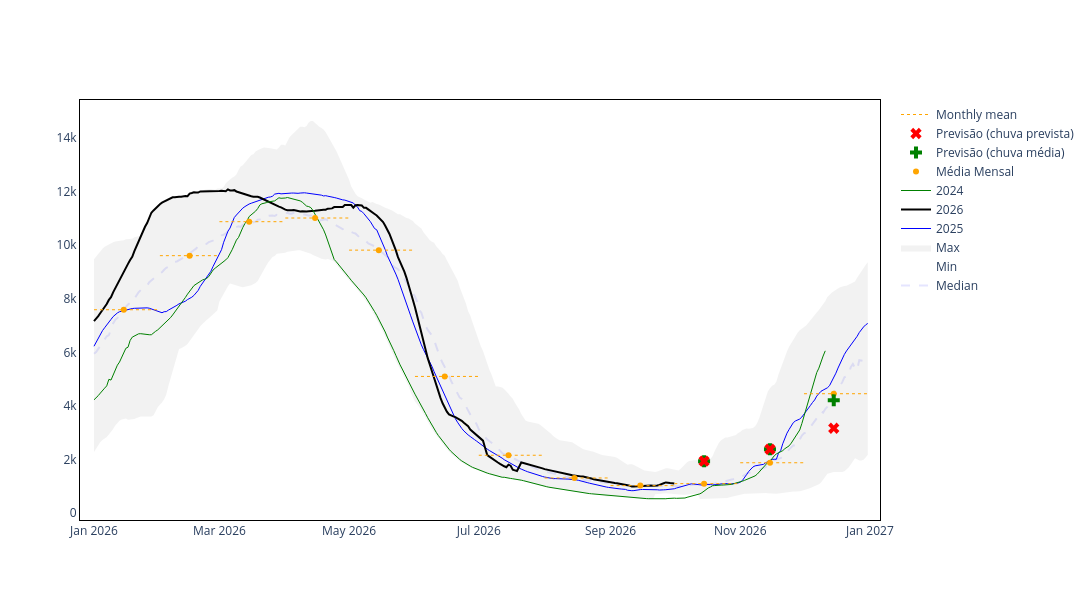

Notebook code cell kept with this figure:
### Code cell
import plotly.graph_objects as go

fig = go.Figure()
fig.add_scatter(x=stats.index, y=stats["median"], mode="lines", name="Median", opacity=0.1, line={"color": "blue", "dash": "dash"})
fig.add_scatter(x=stats.index, y=stats["min"], mode="lines", name="Min", opacity=0.1, line={"color": "grey", "width": 0})
fig.add_scatter(x=stats.index, y=stats["max"], mode="lines", name="Max", opacity=0.01, line={"color": "grey", "width": 0}, fill="tonexty", fillcolor="rgba(128, 128, 128, 0.10)")
fig.add_scatter(x=stats.index, y=s2025["val"], mode="lines", name="2025", line={"color": "blue", "width": 1})
fig.add_scatter(x=stats.index, y=s2026["val"], mode="lines", name="2026", line={"color": "black"})
fig.add_scatter(x=stats.index, y=s2024["val"], mode="lines", name="2024", line={"color": "green", "width": 1})

monthly_mean = qd.groupby(qd.index.month)["val"].median()
monthly_mean = pd.Series(monthly_mean.values, index=pd.date_range("2026-01-01", freq="MS", periods=12))
monthly_mean.index = monthly_mean.index + pd.DateOffset(days=14)

fig.add_scatter(
    x=monthly_mean.index,
    y=monthly_mean.values,
    mode="markers",
    name="Média Mensal",
    marker={"color": "orange", "size": 6, "symbol": "circle"},
)

fig.add_scatter(
    x=fcst_avg_prec.loc["2026-10": "2026-12"].index,
    y=fcst_avg_prec.loc["2026-10": "2026-12"].values,
    mode="markers",
    name="Previsão (chuva média)",
    marker={"color": "green", "size": 10, "symbol": "cross"},
)

fig.add_scatter(
    x=fcst_fcst_prec.loc["2026-10": "2026-12"].index,
    y=fcst_fcst_prec.loc["2026-10": "2026-12"].values,
    mode="markers",
    name="Previsão (chuva prevista)",
    marker={"color": "red", "size": 10, "symbol": "x"},
)

fig.add_scatter(
    x=monthly_line_x,
    y=monthly_line_y,
    mode="lines",
    name="Monthly mean",
    line={"color": "orange", "width": 1, "dash": "dot"},
)

# ...existing code...
fig.update_layout(
    width=1200,
    height=600,
    plot_bgcolor="white",
    paper_bgcolor="white",
    xaxis={"showline": True, "linecolor": "black", "mirror": True},
    yaxis={"showline": True, "linecolor": "black", "mirror": True, "type": "linear"},
)
fig.show()

### Figure 1 — Plotly figure (JSON) as saved in the notebook; plotly's stock layout.template omitted (floating-point values rounded to 4 significant figures; data arrays with more than 128 entries replaced by an {"elided": "..."} marker saying what was removed)
{"data": [{"line": {"color": "blue", "dash": "dash"}, "mode": "lines", "name": "Median", "opacity": 0.1, "type": "scatter", "x": {"elided": "365 str values"}, "y": {"elided": "365 float values"}}, {"line": {"color": "grey", "width": 0}, "mode": "lines", "name": "Min", "opacity": 0.1, "type": "scatter", "x": {"elided": "365 str values"}, "y": {"elided": "365 float values"}}, {"fill": "tonexty", "fillcolor": "rgba(128, 128, 128, 0.10)", "line": {"color": "grey", "width": 0}, "mode": "lines", "name": "Max", "opacity": 0.01, "type": "scatter", "x": {"elided": "365 str values"}, "y": {"elided": "365 float values"}}, {"line": {"color": "blue", "width": 1}, "mode": "lines", "name": "2025", "type": "scatter", "x": {"elided": "365 str values"}, "y": {"elided": "365 float values"}}, {"line": {"color": "black"}, "mode": "lines", "name": "2026", "type": "scatter", "x": {"elided": "365 str values"}, "y": {"elided": "274 float values"}}, {"line": {"color": "green", "width": 1}, "mode": "lines", "name": "2024", "type": "scatter", "x": {"elided": "365 str values"}, "y": {"elided": "345 float values"}}, {"marker": {"color": "orange", "size": 6, "symbol": "circle"}, "mode": "markers", "name": "Média Mensal", "type": "scatter", "x": ["2026-01-15T00:00:00.000000000", "2026-02-15T00:00:00.000000000", "2026-03-15T00:00:00.000000000", "2026-04-15T00:00:00.000000000", "2026-05-15T00:00:00.000000000", "2026-06-15T00:00:00.000000000", "2026-07-15T00:00:00.000000000", "2026-08-15T00:00:00.000000000", "2026-09-15T00:00:00.000000000", "2026-10-15T00:00:00.000000000", "2026-11-15T00:00:00.000000000", "2026-12-15T00:00:00.000000000"], "y": [7595.0, 9612.0, 10880.0, 11020.0, 9819.0, 5106.0, 2165.0, 1317.0, 1032.0, 1105.0, 1885.0, 4461.0]}, {"marker": {"color": "green", "size": 10, "symbol": "cross"}, "mode": "markers", "name": "Previsão (chuva média)", "type": "scatter", "x": ["2026-10-15T00:00:00.000000000", "2026-11-15T00:00:00.000000000", "2026-12-15T00:00:00.000000000"], "y": [1944.0, 2388.0, 4218.0]}, {"marker": {"color": "red", "size": 10, "symbol": "x"}, "mode": "markers", "name": "Previsão (chuva prevista)", "type": "scatter", "x": ["2026-10-15T00:00:00.000000000", "2026-11-15T00:00:00.000000000", "2026-12-15T00:00:00.000000000"], "y": [1944.0, 2388.0, 3172.0]}, {"line": {"color": "orange", "dash": "dot", "width": 1}, "mode": "lines", "name": "Monthly mean", "type": "scatter", "x": ["2026-01-01T00:00:00", "2026-02-01T00:00:00", null, "2026-02-01T00:00:00", "2026-03-01T00:00:00", null, "2026-03-01T00:00:00", "2026-04-01T00:00:00", null, "2026-04-01T00:00:00", "2026-05-01T00:00:00", null, "2026-05-01T00:00:00", "2026-06-01T00:00:00", null, "2026-06-01T00:00:00", "2026-07-01T00:00:00", null, "2026-07-01T00:00:00", "2026-08-01T00:00:00", null, "2026-08-01T00:00:00", "2026-09-01T00:00:00", null, "2026-09-01T00:00:00", "2026-10-01T00:00:00", null, "2026-10-01T00:00:00", "2026-11-01T00:00:00", null, "2026-11-01T00:00:00", "2026-12-01T00:00:00", null, "2026-12-01T00:00:00", "2027-01-01T00:00:00", null], "y": [7595.0, 7595.0, null, 9612.0, 9612.0, null, 10880.0, 10880.0, null, 11020.0, 11020.0, null, 9819.0, 9819.0, null, 5106.0, 5106.0, null, 2165.0, 2165.0, null, 1317.0, 1317.0, null, 1032.0, 1032.0, null, 1105.0, 1105.0, null, 1885.0, 1885.0, null, 4461, 4461, null]}], "layout": {"height": 600, "paper_bgcolor": "white", "plot_bgcolor": "white", "width": 1200, "xaxis": {"linecolor": "black", "mirror": true, "showline": true}, "yaxis": {"linecolor": "black", "mirror": true, "showline": true, "type": "linear"}}}
